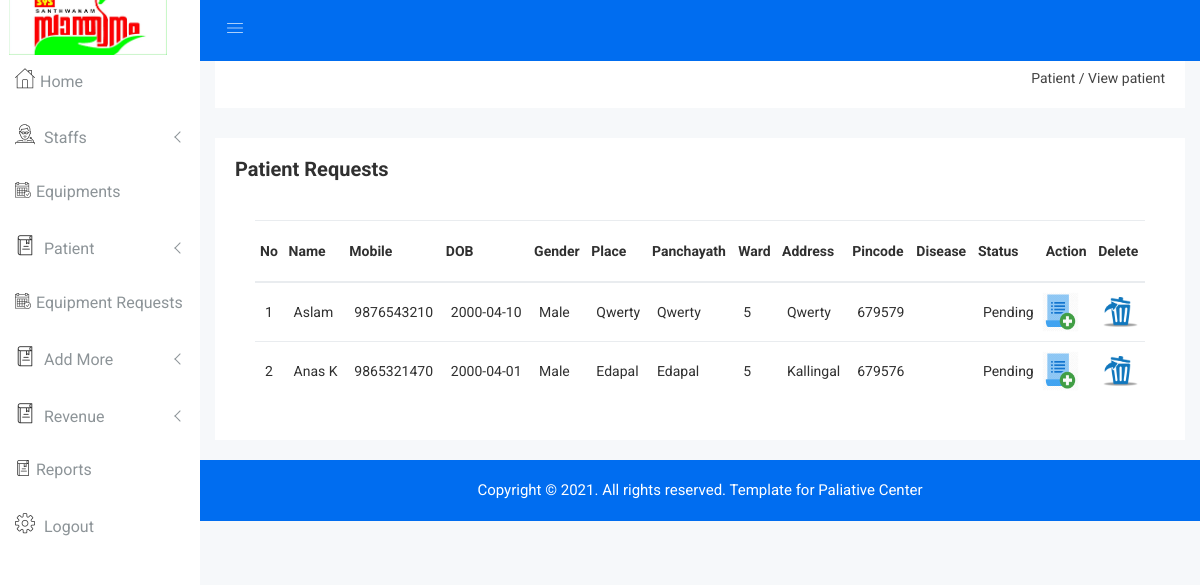
/Admin/view_patient.php, run on an earlier commit of the app's database.
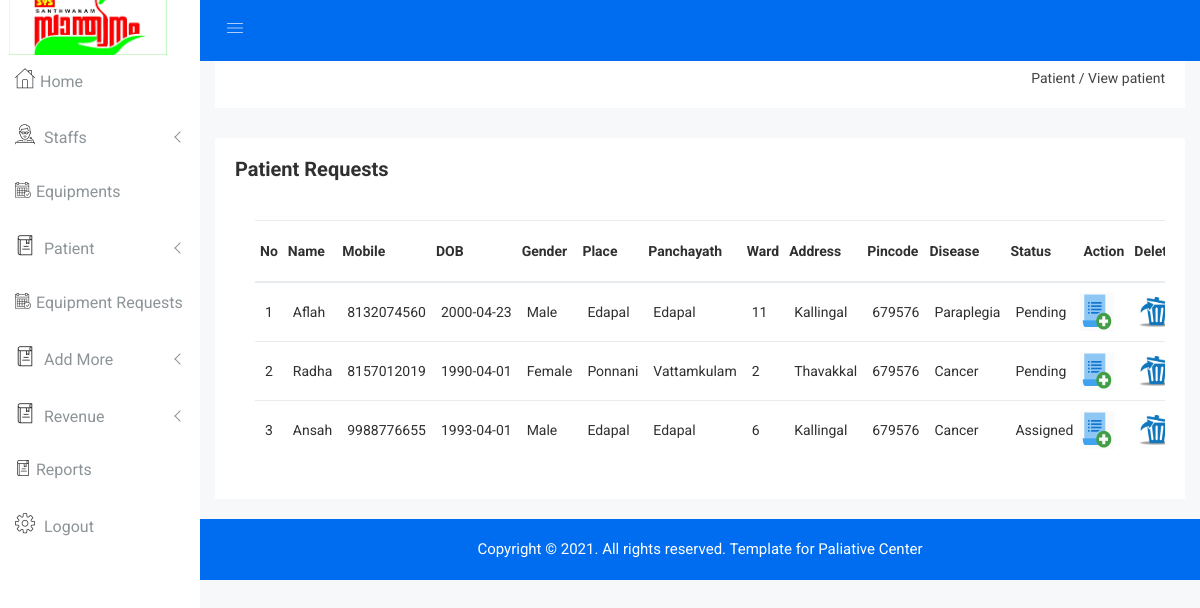
And on a later commit of the database.
### tables this page shows
CREATE TABLE `patient` (
  `pid` int(5) NOT NULL,
  `pname` varchar(30) NOT NULL,
  `mobile` bigint(12) NOT NULL,
  `dob` date NOT NULL,
  `gender` varchar(10) NOT NULL,
  `place` varchar(25) NOT NULL,
  `panchayath` varchar(25) NOT NULL,
  `ward` int(5) NOT NULL,
  `address` varchar(50) NOT NULL,
  `pincode` int(8) NOT NULL,
  `disease` varchar(30) NOT NULL
);

### Admin/view_patient.php (the view, shortened to what the changed rows need)
<?php
include "header.php";
?>
<div class="product-status mg-b-15">
    <div class="container-fluid">
        <div class="row">
            <div class="col-lg-12 col-md-12 col-sm-12 col-xs-12">
                <div class="product-status-wrap">
                    <?php
                    $sq=mysqli_query($con,"select * from login WHERE type='patient' and status='assigned' or status='pending' ");
                    if(mysqli_num_rows($sq)==0){
                        echo "<h2 style='margin-left: 35%;color:coral;font-family: Times;font-style: italic;font-size: 39px;'>No details to show</h2><br><br><br><br><br><br><br><br><br><br><br><br><br><br><br><br><br><br><br>";
                    }else {
                        ?>
                        <div class="asset-inner">
                            <div class="row">
                                <div class="col-lg-12 col-md-12 col-sm-12 col-xs-12">
                                    <div class="sparkline13-list">
                                        <div class="sparkline13-graph">
                                            <div class="datatable-dashv1-list custom-datatable-overright">
                                                <table id="table" data-toggle="table" data-pagination="true"
                                                       data-search="true">
                                                    <thead>
                                                    <tr>
                                                        <th data-field="id">No</th>
                                                        <th data-field="name" data-editable="true">Name</th>
                                                        <th data-field="mobile" data-editable="true">Mobile</th>
                                                        <th data-field="dob" data-editable="true">DOB</th>
                                                        <th data-field="gender" data-editable="true">Gender</th>
                                                        <th data-field="place" data-editable="true">Place</th>
                                                        <th data-field="panchayath" data-editable="true">Panchayath</th>
                                                        <th data-field="ward" data-editable="true">Ward</th>
                                                        <th data-field="address" data-editable="true">Address</th>
                                                        <th data-field="pincode" data-editable="true">Pincode</th>
                                                        <th data-field="disease" data-editable="true">Disease</th>
                                                        <th data-field="Status" data-editable="true">Status</th>
                                                        <th data-field="approve">Action</th>
                                                        <th data-field="delete">Delete</th>
                                                    </tr>
                                                    </thead>
                                                    <tbody style="text-transform: capitalize">
                                                    <?php
                                                    $i = 1;
                                                    $view = mysqli_query($con, "select *from patient inner join login on patient.mobile=login.uname where login.status='pending' or login.status='assigned'");
                                                    while ($row = mysqli_fetch_array($view)) {
                                                        ?>
                                                        <tr>
                                                            <td><?php echo $i ?></td>
                                                            <td><?php echo $row['pname'] ?></td>
                                                            <td><?php echo $row['mobile'] ?></td>
                                                            <td><?php echo $row['dob'] ?></td>
                                                            <td><?php echo $row['gender'] ?></td>
                                                            <td><?php echo $row['place'] ?></td>
                                                            <td><?php echo $row['panchayath'] ?></td>
                                                            <td><?php echo $row['ward'] ?></td>
                                                            <td><?php echo $row['address'] ?></td>
                                                            <td><?php echo $row['pincode'] ?></td>
                                                            <td><?php echo $row['disease'] ?></td>
                                                            <td><?php echo $row['status'] ?></td>
                                                            <td>
                                                                <a href="assign_volunteer.php?id=<?php echo $row['mobile'] ?>"
                                                                   data-toggle="tooltip" title="Edit"
                                                                   class="pd-setting-ed"><img src="img/add.png"
                                                                                              style="height: 40px;width: 39px;margin-left: -9px;"></a>
                                                            </td>
                                                            <td>
                                                                <a href="delete_patient.php?id=<?php echo $row['mobile'] ?>"
                                                                   data-toggle="tooltip" title="Edit" class="pd-setting-ed"><img src="img/delet.png"
                                                                                                                                 style="height: 30px;width: 35px;"></a>
                                                            </td>
                                                        </tr>
                                                        <?php
                                                        $i++;
                                                    }
                                                    ?>
                                                    </tbody>
                                                </table>
                                            </div>
                                        </div>
                                    </div>
                                </div>
                            </div>
                        </div>
                        <?php
                    }
                    ?>
                </div>
            </div>
        </div>
    </div>
</div>
<?php
include "footer.php";
?>
</body>
</html>

What changed in the data, as far as the page shows it:
no longer on this page (row edited): patient: pname "Aslam", mobile "9876543210", dob "2000-04-10", gender "Male", place "Qwerty", panchayath "Qwerty", ward "5", address "Qwerty", pincode "679579", login.status "Pending"
no longer on this page (row edited): patient: pname "Anas K", mobile "9865321470", dob "2000-04-01", gender "Male", place "Edapal", panchayath "Edapal", ward "5", address "Kallingal", pincode "679576", login.status "Pending"
added patient: pname "Aflah", mobile "8132074560", dob "2000-04-23", gender "Male", place "Edapal", panchayath "Edapal", ward "11", address "Kallingal", pincode "679576", disease "Paraplegia", login.status "Pending"
added patient: pname "Radha", mobile "8157012019", dob "1990-04-01", gender "Female", place "Ponnani", panchayath "Vattamkulam", ward "2", address "Thavakkal", pincode "679576", disease "Cancer", login.status "Pending"
added patient: pname "Ansah", mobile "9988776655", dob "1993-04-01", gender "Male", place "Edapal", panchayath "Edapal", ward "6", address "Kallingal", pincode "679576", disease "Cancer", login.status "Assigned"
